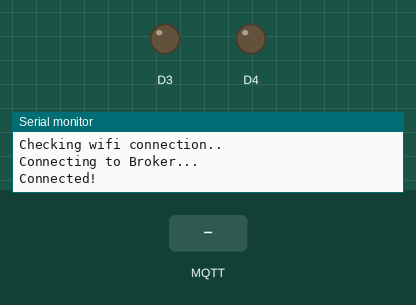
Bench run of a program on a simulated ESP8266 (NodeMCU). Shown: output pins drawn as LEDs (lit = HIGH), the last lines printed to the serial monitor. The test bench sets the inputs (shaded band). WiFi joins after 1.5 s; servers stay silent unless stated; no MQTT or app messages arrive unless stated.

Above: at 3.2 s.
3.3 s: MQTT message "off" arrives on the first subscribed topic
At 4.3 s:
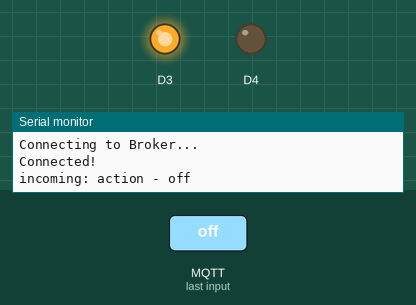
11.3 s: MQTT message "on" arrives on the first subscribed topic
At 11.6 s:
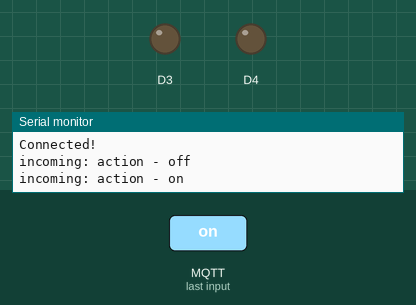
Timing chart, 0 to 14.3 s (numbered marks = the images above; inputs shaded):
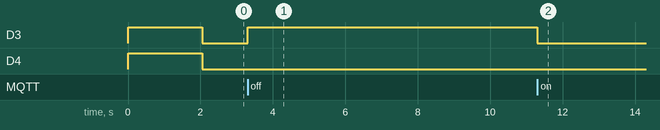

The program:

main.cpp
```cpp
#include <ESP8266WiFi.h>
#include <MQTT.h>
#include <SoftwareSerial.h>

const char ssid[] = "Patrick's Hotspot";
const char pass[] = "uXysm0EZC*";

unsigned long lastMillis = 0;
bool enable = true;

WiFiClientSecure net;
MQTTClient client;

SoftwareSerial STMSerial(D5, D6);

void messageReceived(String &topic, String &payload)
{
  Serial.println("incoming: " + topic + " - " + payload);
  if (topic == "action")
  {
    if (payload == "on")
    {
      digitalWrite(D3, LOW);
      enable = true;
    }
    else if (payload == "off")
    {
      digitalWrite(D3, HIGH);
      enable = false;
    }
  }
  if (topic == "led")
  {
    if (payload == "on")
    {
      digitalWrite(D3, HIGH);
    }
    else if (payload == "off")
    {
      digitalWrite(D3, LOW);
    }
  }
}

void connect()
{
  Serial.print("Checking wifi connection");
  digitalWrite(D4, HIGH);
  digitalWrite(D3, HIGH);
  while (WiFi.status() != WL_CONNECTED)
  {
    Serial.print(".");
    delay(1000);
  }

  net.setInsecure();

  Serial.print("\n\rConnecting to Broker...");
  while (!client.connect("nodemcu", "testing", "TestingUser0"))
  {
    Serial.print(".");
    digitalWrite(D4, digitalRead(D4) ? LOW : HIGH);
    delay(1000);
  }

  Serial.println("\n\rConnected!");
  digitalWrite(D4, LOW);
  if (enable)
    digitalWrite(D3, LOW);
  client.subscribe("action");
  client.subscribe("led");
  client.onMessage(messageReceived);
}

void setup()
{
  pinMode(D3, OUTPUT);
  pinMode(D4, OUTPUT);
  pinMode(D5, INPUT);
  pinMode(D6, OUTPUT);
  Serial.begin(115200);
  WiFi.begin(ssid, pass);
  STMSerial.begin(9600);
  client.begin("3b7db1e2ccfd4b04a3581f1b10711506.s1.eu.hivemq.cloud", 8883, net);
  connect();
}

void loop()
{
  while (!client.connected())
  {
    Serial.print("Reconnecting...");
    connect();
  }
  if (millis() - lastMillis > 10000)
  {
    lastMillis = millis();
    client.publish("status", "online");
  }
  if (STMSerial.available())
  {
    String data = STMSerial.readStringUntil('\r');
    data.trim();
    Serial.println("Sending :" + data);
    if (data.length() > 0 && enable)
    {
      client.publish("raw", data);
    }
  }
  client.loop();
}
```

Measured:
- after the input at 3.3 s, D3: LOW → HIGH at once
- after the input at 11.3 s, D3: HIGH → LOW at once
